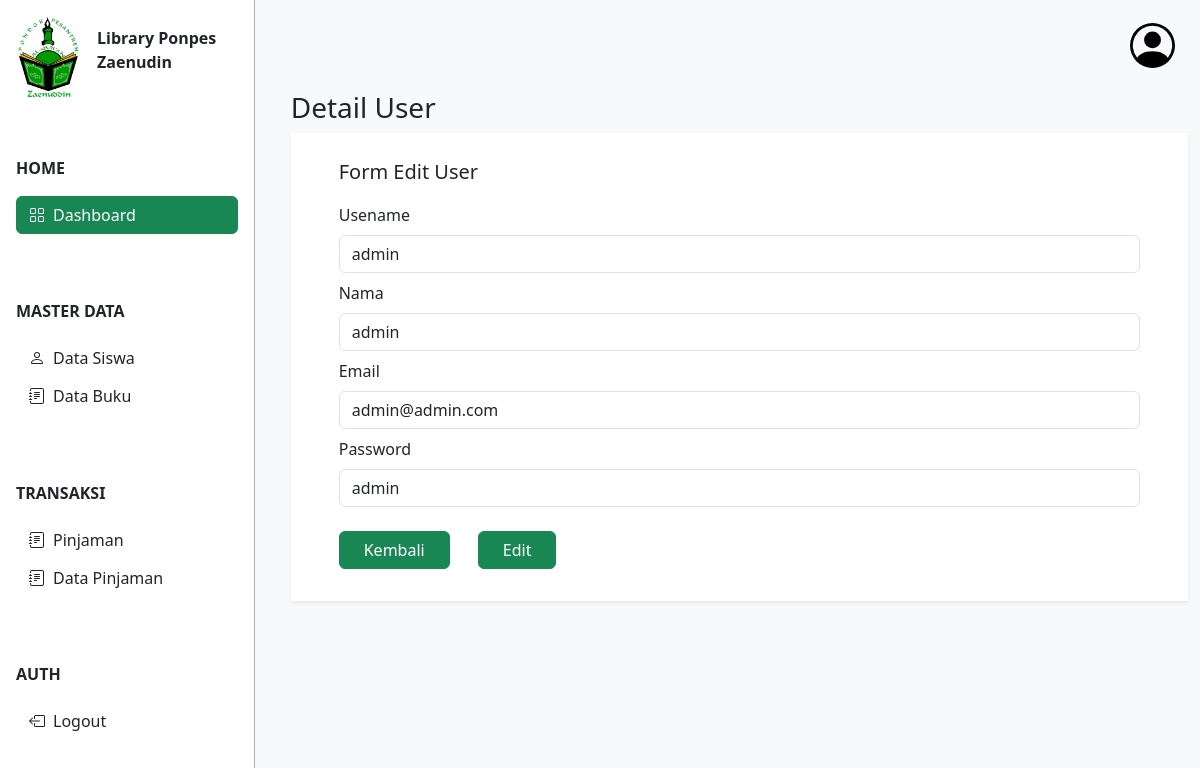
Page /users/edit-form.php (signed in) on the committed database.
### tables this page shows
CREATE TABLE `users` (
  `id` bigint(20) UNSIGNED NOT NULL,
  `username` varchar(255) NOT NULL,
  `nama` varchar(255) NOT NULL,
  `email` varchar(255) NOT NULL,
  `password` varchar(255) NOT NULL
);

### users/edit-form.php (the view, shortened to what this page needs)
<?php
  require_once '../koneksi.php';
  $user = $_SESSION['username'];
  $sql = "SELECT * FROM users WHERE username='$user'";
  $result = $conn->query($sql);
?>
<!DOCTYPE html>
<html lang="en">
  <head>
    <link href="../bootstrap5/css/bootstrap.min.css" rel="stylesheet">
  </head>
  <body style="height: 100vh;">
    <div class="main h-100 w-100 d-flex g-0">
      <div class="d-flex ms-3 pe-3 flex-column border-end border-dark-subtle border-1 justify-content-start h-100 w-25">
        <div class="logo d-flex column-gap-3 align-items-center mt-3 mb-5 ">
          <img src="../img/logo.jpeg" alt="logo" width="65">
          <p class="d-flex flex-column fw-bold">
            <span>Library Ponpes</span>
            <span>Zaenudin</span>
          </p>
        </div>
        <div class="navbar d-flex flex-column align-items-start h-75 w-100">
          <div class="home w-100">
            <p class="fw-bold">HOME</p>
            <div class="dashboard">
              <a href="../dashboard.php" class="btn dashboard-btn btn-success d-flex align-items-center">
                <span class="">Dashboard</span>
              </a>
            </div>
          </div>
          <div class="master-data w-100">
            <p class="fw-bold">MASTER DATA</p>
            <a href="../data-siswa.php" class="data-siswa-btn btn d-flex align-items-center">
              <span class="">Data Siswa</span>
            </a>
            <a href="../data-buku.php" class="data-buku-btn btn d-flex align-items-center ">
              <span class="">Data Buku</span>
            </a>
          </div>
          <div class="transaksi w-100">
            <p class="fw-bold">TRANSAKSI</p>
            <a href="../pinjaman.php" class="pinjaman-btn btn d-flex align-items-center ">
              <span class="">Pinjaman</span>
            </a>
            <a href="../data-pinjaman.php" class="data-pinjaman-btn btn d-flex align-items-center ">
              <span class="">Data Pinjaman</span>
            </a>
          </div>
          <div class="auth w-100">
            <p class="fw-bold">AUTH</p>
            <a href="../logout.php" class="logout-btn btn d-flex align-items-center ">
              <span class="">Logout</span>
            </a>
          </div>
        </div>
      </div>
    <div class="right-side bg-body-tertiary container-fluid mx-0">
      <div class="header-right d-flex justify-content-end mb-2">
        <a class="account btn mt-3" href="">
          <img src="../img/icon/person-circle.svg" alt="">
        </a>
      </div>
        <h3 class="fs-3 ps-4 mt-3">Detail User</h3>
      <div class="sample-data-siswa bg-body shadow-sm ms-4">
        <p class="fs-5 ps-5 pt-4">Form Edit User</p>
        <?php
        if ($result) {
          $row = mysqli_fetch_assoc($result);
      ?>
        <form class="px-5 pb-3" method="POST" action="update.php">
          <div class="mb-2">
            <label for="user" class="form-label">Usename</label>
            <input type="text" class="form-control" id="user" name="user" value="<?php echo $row["username"]?>" required>
          </div>
          <div class="mb-2">
            <label for="nama" class="form-label">Nama</label>
            <input type="text" class="form-control" name="nama" id="nama" value="<?php echo $row["nama"]?>" required>
          </div>
          <div class="mb-2">
            <label for="email" class="form-label">Email</label>
            <input type="email" class="form-control" name="email" id="email" name="email" value="<?php echo $row["email"]?>" required>
          </div>
          <div class="mb-2">
            <label for="password" class="form-label">Password</label>
            <input type="text" class="form-control" name="password" id="password" name="password" value="<?php echo $row["password"]?>" required>
          </div>
          <a class="btn btn-success px-4 my-1 me-4" href="../dashboard.php">Kembali</a>
          <button type="submit" class="btn btn-success px-4 mb-3 my-3">Edit</button>
          <?php
             } else {
              echo "Error: " . mysqli_error($conn);
            }
          ?>
        </form>
      </div>
    </div>
  </body>
</html>

### rows in the picture
users: user "admin", nama "admin", email "admin@admin.com", password "admin"
